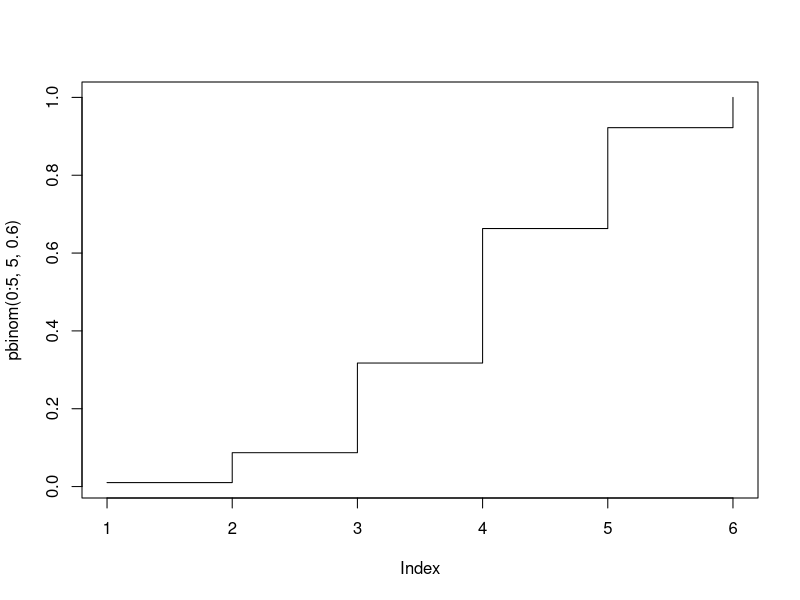
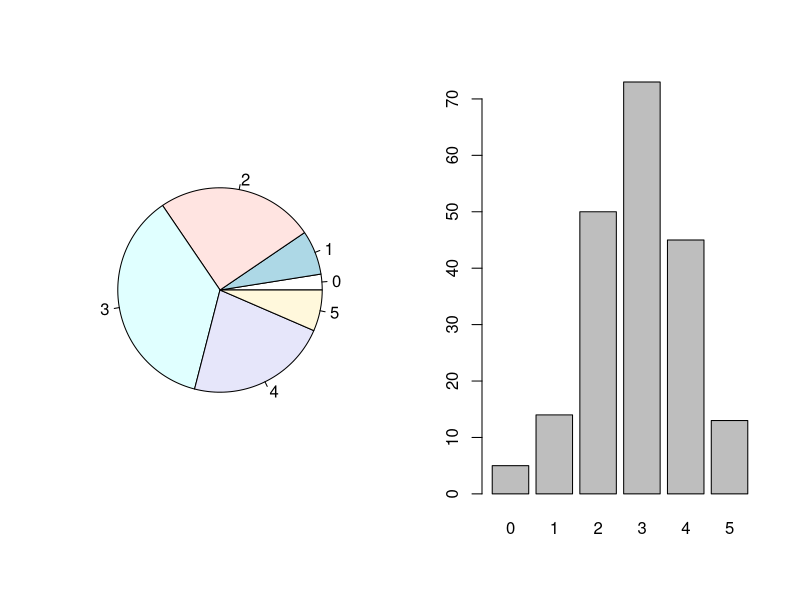
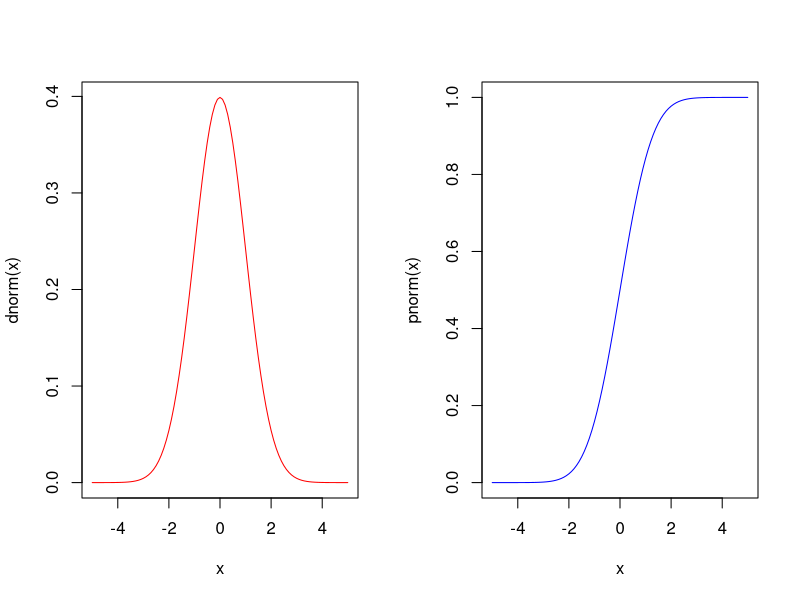
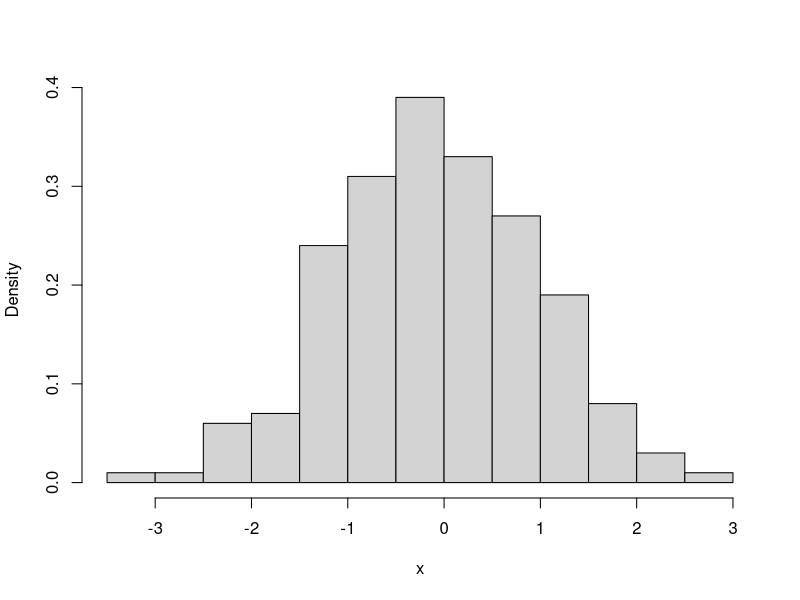

Source code (R) for these figures, in order:
###Applications du chapitre 8###

##Application 1
dbinom(2, 5, 0.6)
pbinom(4, 5, 0.6)
sum(dbinom(0:4, 5, 0.6))
plot(pbinom(0:5, 5, 0.6), type="s")
qbinom(0.25, 5, 0.6)
rbinom(20, 5, 0.6)
x = rbinom(200, 5, 0.6)
table(x)

par(mfrow = c(1, 2))
pie(table(x))
barplot(table(x))
par(mfrow = c(1,1))

par(mfrow = c(1, 2))
curve(dnorm, -5, 5, col="red")
curve(pnorm, -5, 5, col="blue")
par(mfrow = c(1,1))

x = rnorm(200)
hist(x, prob = T, main = "")
